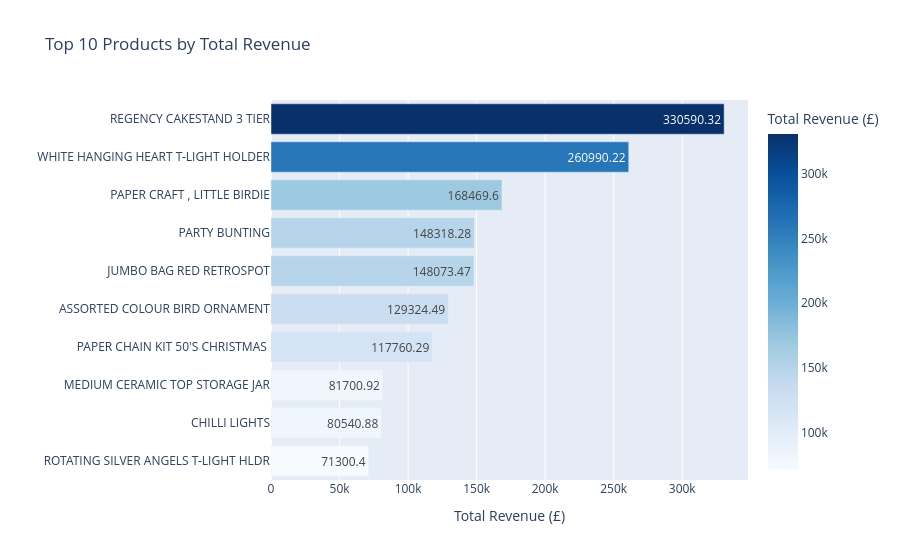

Notebook source saved alongside this figure:
### Code cell
top_products = (
    df_products_only.groupby("Description")["TotalPrice"]
    .sum()
    .sort_values(ascending=False)
    .head(10)
    .reset_index()
)
top_products.columns = ["Product", "TotalRevenue"]
top_products["TotalRevenue"] = top_products["TotalRevenue"].round(2)

print(top_products)

fig_prod = px.bar(
    top_products,
    x="TotalRevenue",
    y="Product",
    orientation="h",
    title="Top 10 Products by Total Revenue",
    labels={"TotalRevenue": "Total Revenue (£)", "Product": ""},
    color="TotalRevenue",
    color_continuous_scale="Blues",
    text="TotalRevenue"
)
fig_prod.update_layout(yaxis={"categoryorder": "total ascending"})
fig_prod.write_html("reports/figures/top10_products.html")
fig_prod.show()

### Figure 1 — Plotly figure (JSON) as saved in the notebook; plotly's stock layout.template omitted (floating-point values rounded to 4 significant figures)
{"data": [{"hovertemplate": "Total Revenue (£)=%{marker.color}<br>=%{y}<extra></extra>", "legendgroup": "", "marker": {"color": [330600.0, 261000.0, 168500.0, 148300.0, 148100.0, 129300.0, 117800.0, 81700.0, 80540.0, 71300.0], "coloraxis": "coloraxis", "pattern": {"shape": ""}}, "name": "", "orientation": "h", "showlegend": false, "text": [330600.0, 261000.0, 168500.0, 148300.0, 148100.0, 129300.0, 117800.0, 81700.0, 80540.0, 71300.0], "textposition": "auto", "type": "bar", "x": [330600.0, 261000.0, 168500.0, 148300.0, 148100.0, 129300.0, 117800.0, 81700.0, 80540.0, 71300.0], "xaxis": "x", "y": ["REGENCY CAKESTAND 3 TIER", "WHITE HANGING HEART T-LIGHT HOLDER", "PAPER CRAFT , LITTLE BIRDIE", "PARTY BUNTING", "JUMBO BAG RED RETROSPOT", "ASSORTED COLOUR BIRD ORNAMENT", "PAPER CHAIN KIT 50'S CHRISTMAS ", "MEDIUM CERAMIC TOP STORAGE JAR", "CHILLI LIGHTS", "ROTATING SILVER ANGELS T-LIGHT HLDR"], "yaxis": "y"}], "layout": {"barmode": "relative", "coloraxis": {"colorbar": {"title": {"text": "Total Revenue (£)"}}, "colorscale": [[0, "rgb(247,251,255)"], [0.125, "rgb(222,235,247)"], [0.25, "rgb(198,219,239)"], [0.375, "rgb(158,202,225)"], [0.5, "rgb(107,174,214)"], [0.625, "rgb(66,146,198)"], [0.75, "rgb(33,113,181)"], [0.875, "rgb(8,81,156)"], [1, "rgb(8,48,107)"]]}, "legend": {"tracegroupgap": 0}, "title": {"text": "Top 10 Products by Total Revenue"}, "xaxis": {"anchor": "y", "domain": [0, 1], "title": {"text": "Total Revenue (£)"}}, "yaxis": {"anchor": "x", "categoryorder": "total ascending", "domain": [0, 1], "title": {"text": ""}}}}
